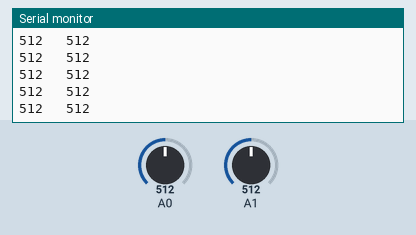
Bench run of a sketch on a simulated Arduino Uno, built with avr-gcc and run on an emulated ATmega328P. Parts: the last lines printed to the serial monitor. Inputs (shaded band) come from the test bench; at power-on: A0 = 512, A1 = 512.

Above: at 1.2 s.
1.3 s: A0 set to 716
At 1.56 s:
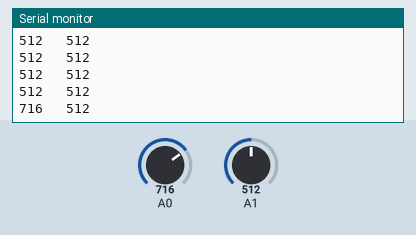
2.8 s: A1 set to 716
At 2.96 s:
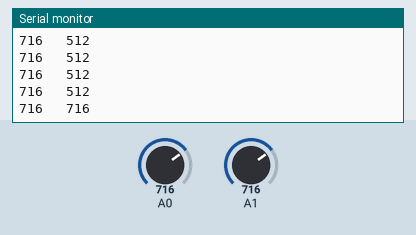
4.3 s: A0 set to 900
At 4.37 s:
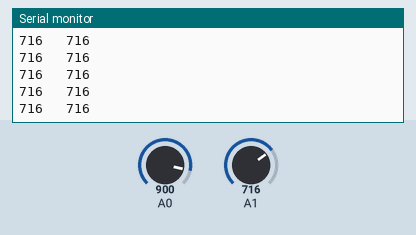
5.8 s: A1 set to 900
At 5.97 s:
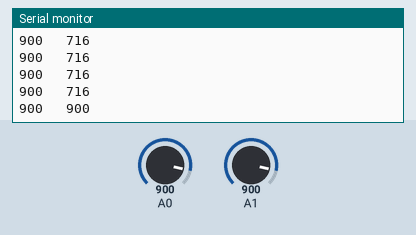
Timing chart, 0 to 8.3 s (numbered marks = the images above; inputs shaded):
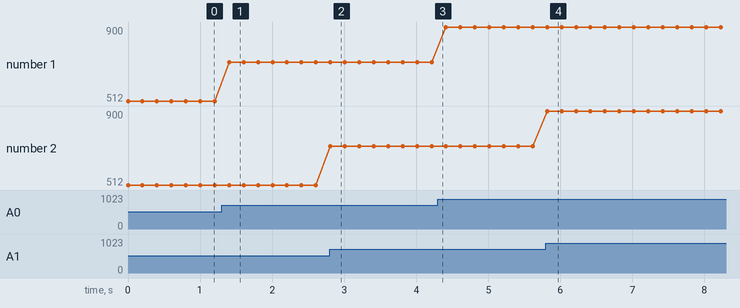

Measured:
- after the input at 1.3 s, the serial monitor: prints a new line after 0.10 s (image 1)
- after the input at 2.8 s, the serial monitor: prints a new line at once (image 2)
- after the input at 5.8 s, the serial monitor: prints a new line at once (image 4)
- plotted number 1: 512 → 716 after the input at 1.3 s, 716 → 900 after the input at 4.3 s

The sketch:

test_capteurs.ino
```cpp
void setup() {
  Serial.begin(9600);
}

void loop() {
  Serial.print(analogRead(A0));
  Serial.print("   ");
  Serial.println(analogRead(A1));
  delay(200);
}
```
